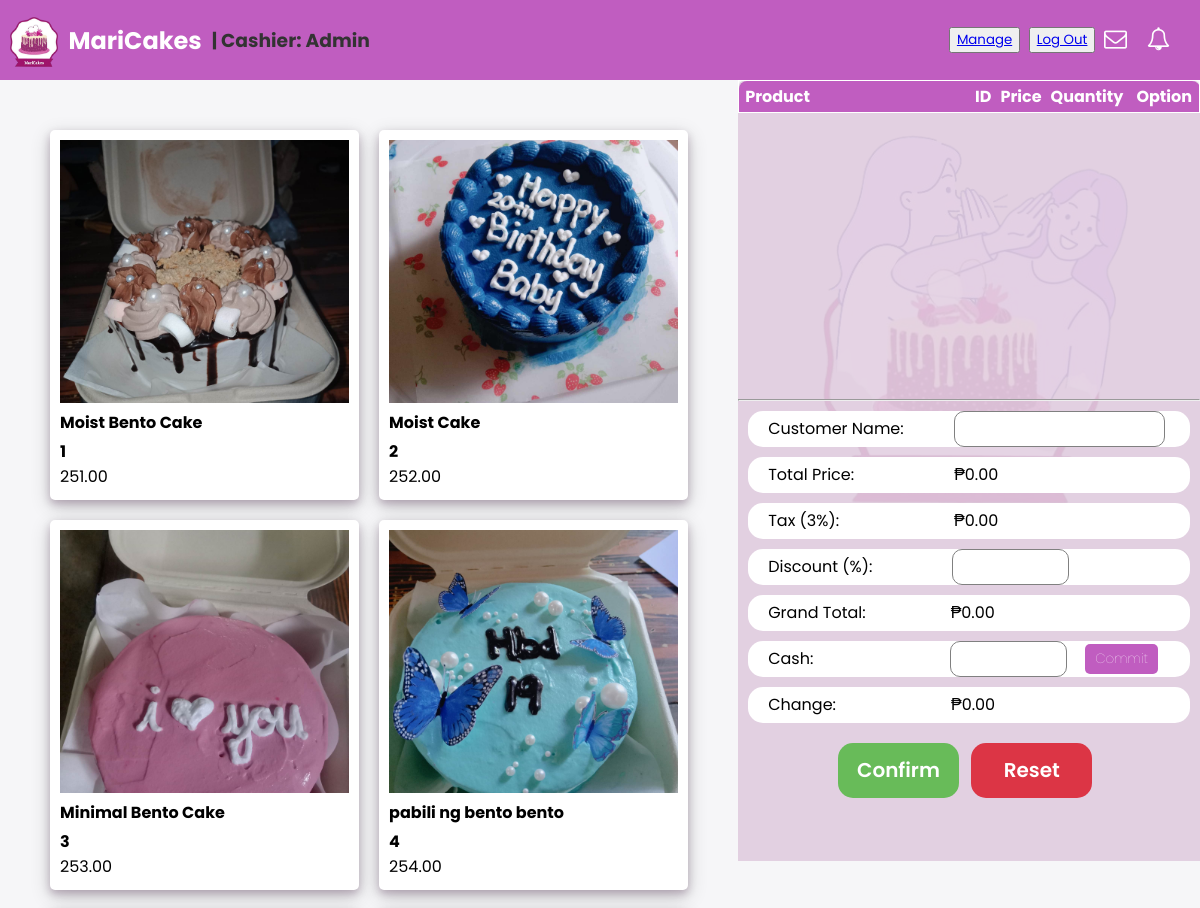
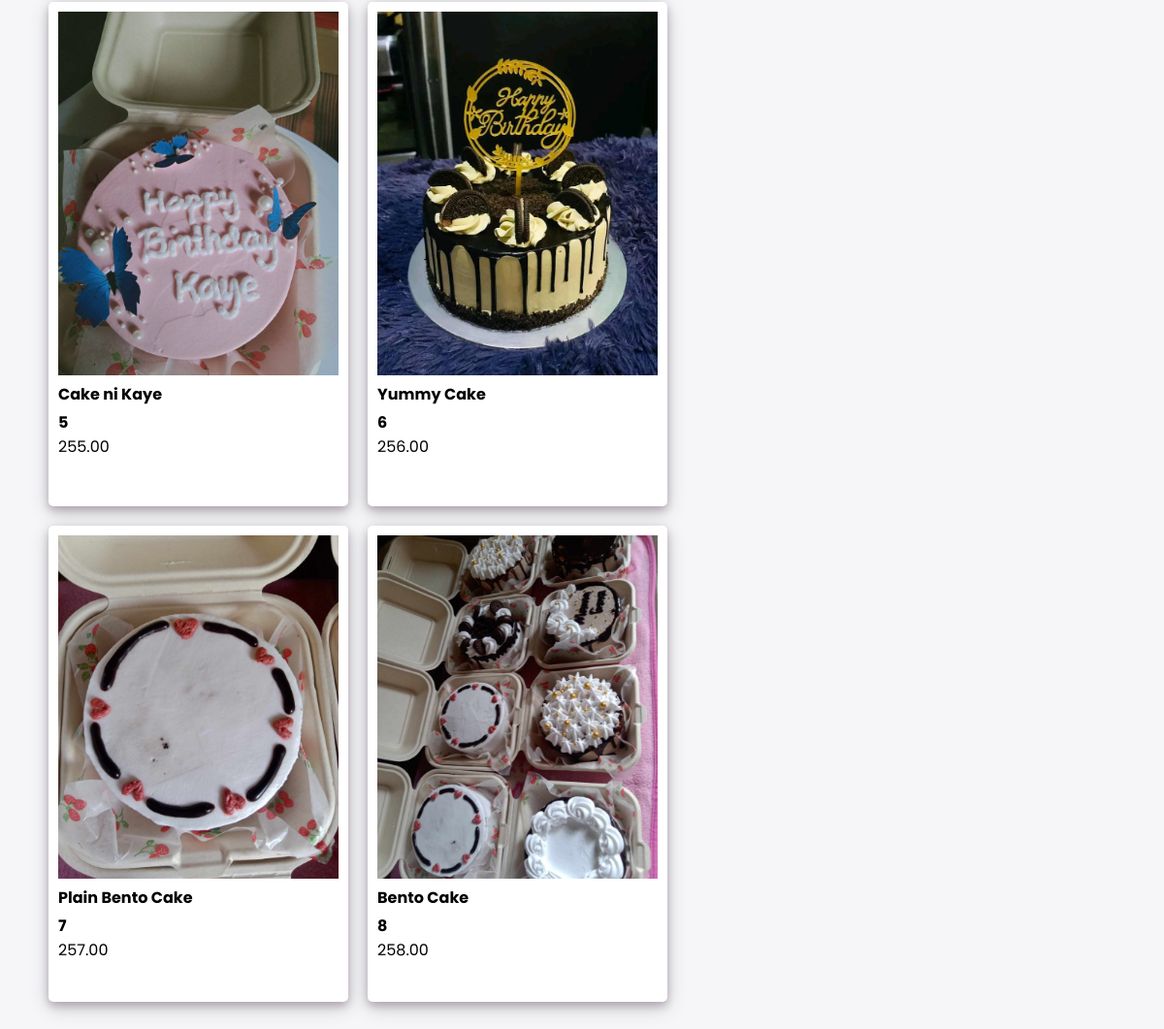
The app's page /php/main.php (signed in) with its own data (2 pictures, top to bottom).
### tables this page shows
CREATE TABLE `products` (
  `pro_id` int(50) NOT NULL,
  `pro_name` varchar(50) NOT NULL,
  `pro_price` varchar(50) NOT NULL,
  `pro_img` varchar(255) NOT NULL
);

### process/products.php (the view, shortened to what this page needs)
 <?php
 if(mysqli_num_rows($all_products) == 0) {
 ?>
 <div class="item one">
    <img src="../assets/img/logo1.jpg">
    <h2>MariCakes</h2>
 <p>Affordable daw?&nbsp;<button class="add">Add Cakes</button></p>
</div>
 <?php
       } else {
 ?>
    <div class="content-items" id="product-list">
 <?php
    while($row = mysqli_fetch_assoc($all_products)){
 ?>
<div class="item one product-card">
    <img src="../assets/img/<?php echo $row["pro_img"]; ?>">
    <h4><?php echo $row["pro_name"]; ?></h4>
    <b><?php echo $row["pro_id"]; ?></b>
  <p><?php echo $row["pro_price"]; ?></p>
</div>
 <?php
    }
 ?>
 <?php
       }
 ?>

### assets/css/style.css (style rules this page uses)
* { box-sizing: border-box; margin: 0; font-family: 'Poppins', sans-serif; }
.content-items { display: grid; grid-template-columns: repeat(auto-fill, minmax(210px, 1fr)); grid-template-rows: repeat(2, 370px); grid-gap: 20px; height: 100%; max-height: 100vh; padding: 50px; width: 70%; overflow: hidden; overflow-y: scroll; }
.item { background: #fff; border-radius: 5px; box-shadow: 0 4px 8px 0 rgb(56 3 56 / 24%), 0 6px 20px 0 rgba(0, 0, 0, 0.19); padding: 10px; align-items: center; }
.item h4 { margin-bottom: 4px; }
.item img { width: 100%; height: 75%; object-fit: cover; }

### records on screen
products: pro_img (picture), pro_name "Moist Bento Cake", pro_id "1", pro_price "251.00"
products: pro_img (picture), pro_name "Moist Cake", pro_id "2", pro_price "252.00"
products: pro_img (picture), pro_name "Minimal Bento Cake", pro_id "3", pro_price "253.00"
products: pro_img (picture), pro_name "pabili ng bento bento", pro_id "4", pro_price "254.00"
products: pro_img (picture), pro_name "Cake ni Kaye", pro_id "5", pro_price "255.00"
products: pro_img (picture), pro_name "Yummy Cake", pro_id "6", pro_price "256.00"
products: pro_img (picture), pro_name "Plain Bento Cake", pro_id "7", pro_price "257.00"
products: pro_img (picture), pro_name "Bento Cake", pro_id "8", pro_price "258.00"

### other values on screen
$_SESSION['username'] "Admin"
